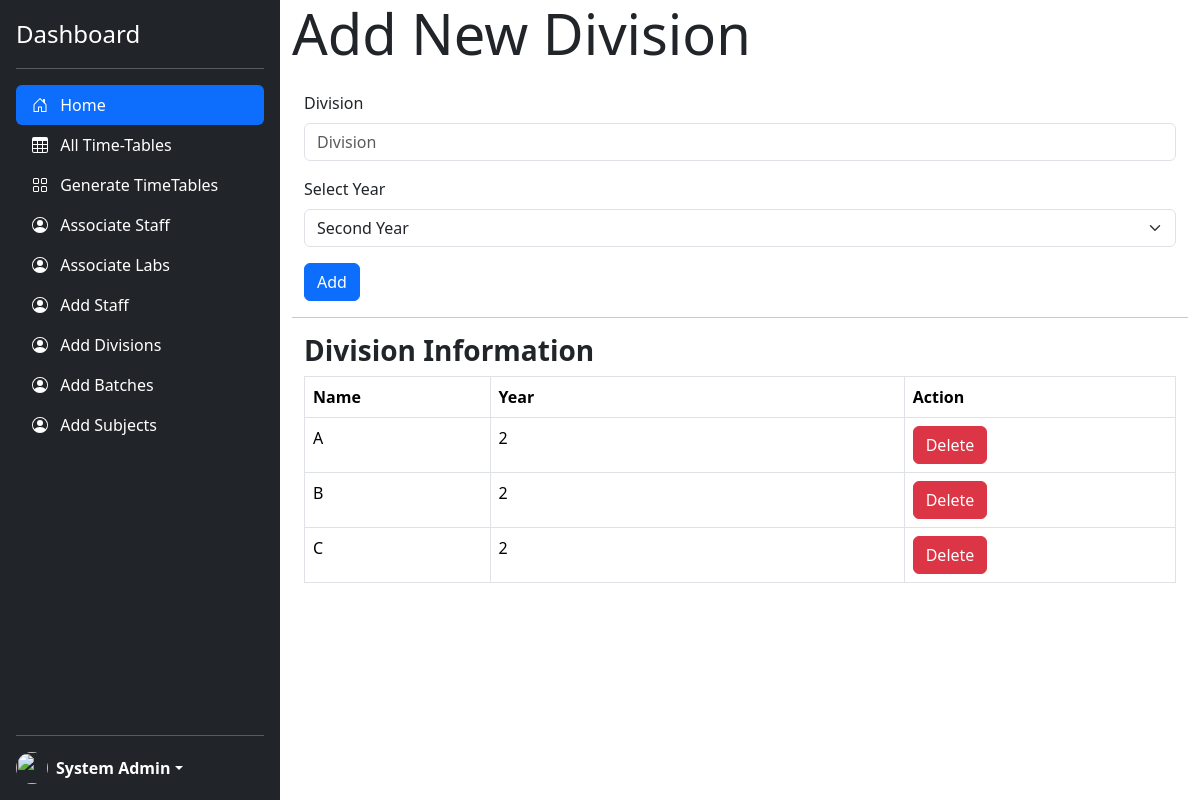
Page /addDivisions.php (signed in) on the committed database.
### tables this page shows
CREATE TABLE `divisions` (
  `name` varchar(2) NOT NULL,
  `year` int(1) NOT NULL,
  `id` int(11) NOT NULL
);

### addDivisions.php (the view, shortened to what this page needs)
<!doctype html>
<html lang="en" data-bs-theme="auto">
<head>
    <link href="https://cdn.jsdelivr.net/npm/bootstrap@5.3.3/dist/css/bootstrap.min.css" rel="stylesheet">
    <link href="./css/sidebars.css" rel="stylesheet">
    <link href="sidebars.css" rel="stylesheet">
</head>
<body>
    <main class="d-flex flex-nowrap">
        <div class="d-flex flex-column flex-shrink-0 p-3 text-bg-dark" style="width: 280px; height:100vh;">
            <a href="/" class="d-flex align-items-center mb-3 mb-md-0 me-md-auto text-white text-decoration-none">
                <span class="fs-4">Dashboard</span>
            </a>
            <hr>
            <ul class="nav nav-pills flex-column mb-auto">
                <li class="nav-item">
                    <a href="/TimeTableGenerator/administration.php" class="nav-link active" aria-current="page">
                        <svg class="bi pe-none me-2" width="16" height="16">
                            <use xlink:href="#home" />
                        </svg>
                        Home
                    </a>
                </li>
                <li>
                    <a href="/TimeTableGenerator/alltt.php" class="nav-link text-white">
                        <svg class="bi pe-none me-2" width="16" height="16">
                            <use xlink:href="#table" />
                        </svg>
                        All Time-Tables
                    </a>
                </li>
                <li>
                    <a href="/TimeTableGenerator/generate.php" class="nav-link text-white">
                        <svg class="bi pe-none me-2" width="16" height="16">
                            <use xlink:href="#grid" />
                        </svg>
                        Generate TimeTables
                    </a>
                </li>
                <li>
                    <a href="/TimeTableGenerator/associate.php" class="nav-link text-white">
                        <svg class="bi pe-none me-2" width="16" height="16">
                            <use xlink:href="#people-circle" />
                        </svg>
                        Associate Staff
                    </a>
                </li>
                <li>
                    <a href="/TimeTableGenerator/associateLabs.php" class="nav-link text-white">
                        <svg class="bi pe-none me-2" width="16" height="16">
                            <use xlink:href="#people-circle" />
                        </svg>
                        Associate Labs
                    </a>
                </li>
                <li>
                    <a href="/TimeTableGenerator/addStaff.php" class="nav-link text-white">
                        <svg class="bi pe-none me-2" width="16" height="16">
                            <use xlink:href="#people-circle" />
                        </svg>
                        Add Staff
                    </a>
                </li>
                <li>
                    <a href="/TimeTableGenerator/addDivisions.php" class="nav-link text-white">
                        <svg class="bi pe-none me-2" width="16" height="16">
                            <use xlink:href="#people-circle" />
                        </svg>
                        Add Divisions
                    </a>
                </li>
                <li>
                    <a href="/TimeTableGenerator/addBatches.php" class="nav-link text-white">
                        <svg class="bi pe-none me-2" width="16" height="16">
                            <use xlink:href="#people-circle" />
                        </svg>
                        Add Batches
                    </a>
                </li>
                <li>
                    <a href="/TimeTableGenerator/addSubjects.php" class="nav-link text-white">
                        <svg class="bi pe-none me-2" width="16" height="16">
                            <use xlink:href="#people-circle" />
                        </svg>
                        Add Subjects
                    </a>
                </li>
            </ul>
            <hr>
            <div class="dropdown">
                <a href="#" class="d-flex align-items-center text-white text-decoration-none dropdown-toggle" data-bs-toggle="dropdown" aria-expanded="false">
                    <?php
                    echo '<img src=' . $_SESSION['avatar'] . ' alt="" width="32" height="32" class="rounded-circle me-2">';
                    ?>
                    <strong>
                        <?php
                        if (isset($_SESSION["userloggedin"])) {
                            if ($_SESSION["userloggedin"] != 1) {
                                header("Location: http://localhost/TimeTableGenerator/login.php");
                            } else {
                                echo '<li class="float-right" type="button" id="dropdownMenuButton" data-toggle="dropdown" aria-haspopup="true" aria-expanded="false">' . $_SESSION["username"] . '</li>';
                            }
                        } else {
                            header("Location: http://localhost/TimeTableGenerator/login.php");
                        }
                        ?>
                    </strong>
                </a>
            </div>
        </div>
        <div class="dashboard-content container-fluid">
            <div class="dashboard-heading display-4">Add New Division</div>
            <div class="container-fluid">
                <form action="./services/registerDiv.php" method="POST" class="form-signup">
                    <div class="mt-4 mb-3">
                        <label for="division" class="form-label">Division</label>
                        <input type="text" id="division-name" class="form-control" placeholder="Division" required="" autofocus="" name="division">
                    </div>
                    <div class="mb-3">
                        <label for="year" class="form-label">Select Year</label>
                        <select class="form-select" aria-label="Default select example" name="year">
                            <option value="2">Second Year</option>
                        </select>
                    </div>
                    <button class="btn btn-primary btn-block" type="submit"><i class="fas fa-user-plus"></i> Add</button>
                </form>
            </div>
            <hr>
            <div class="container-fluid">
                <h3><strong>Division Information </strong></h3>
                <table id="divisiontable" class="table table-bordered">
                    <tr>
                        <th width="130">Name</th>
                        <th width=290>Year</th>
                        <th width=190>Action</th>
                    </tr>
                    <tbody>
                        <?php
                        $q = mysqli_query(
                            mysqli_connect("localhost", "root", "root", "Dev"),
                            "SELECT * FROM divisions ORDER BY year ASC"
                        );
                        while ($row = mysqli_fetch_assoc($q)) {
                            echo "<tr><td>{$row['name']}</td>
                    <td>{$row['year']}</td>
                   <td><a class='btn btn-danger' href='./services/handleDelete.php?query=division&divisionid={$row['id']}'>Delete</a></td>
                    </tr>\n";
                        }
                        ?>
                    </tbody>
                </table>
            </div>
        </div>
    </main>
</body>
</html>

### css/sidebars.css (style rules this page uses)
main { height: 100vh; height: -webkit-fill-available; }
.dashboard-content { height: 100vh; max-height: 100vh; overflow-y: scroll; width: 100%; }

### addDivisions.php (style rules this page uses)
.bi { vertical-align: -.125em; fill: currentColor; }

### rows in the picture
divisions: name "A", year "2"
divisions: name "B", year "2"
divisions: name "C", year "2"

### other values in the picture
$_SESSION["username"] "System Admin"
